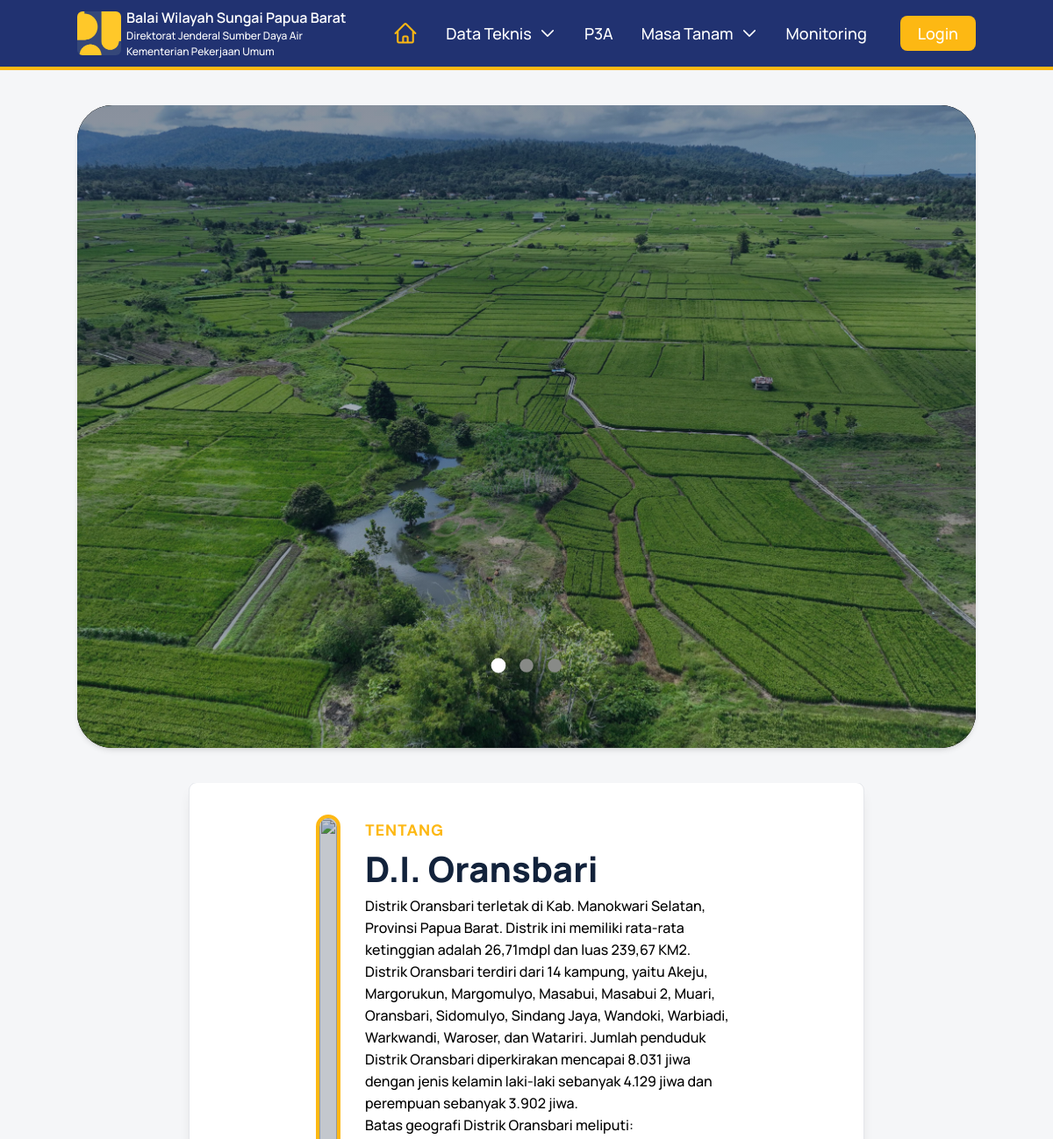
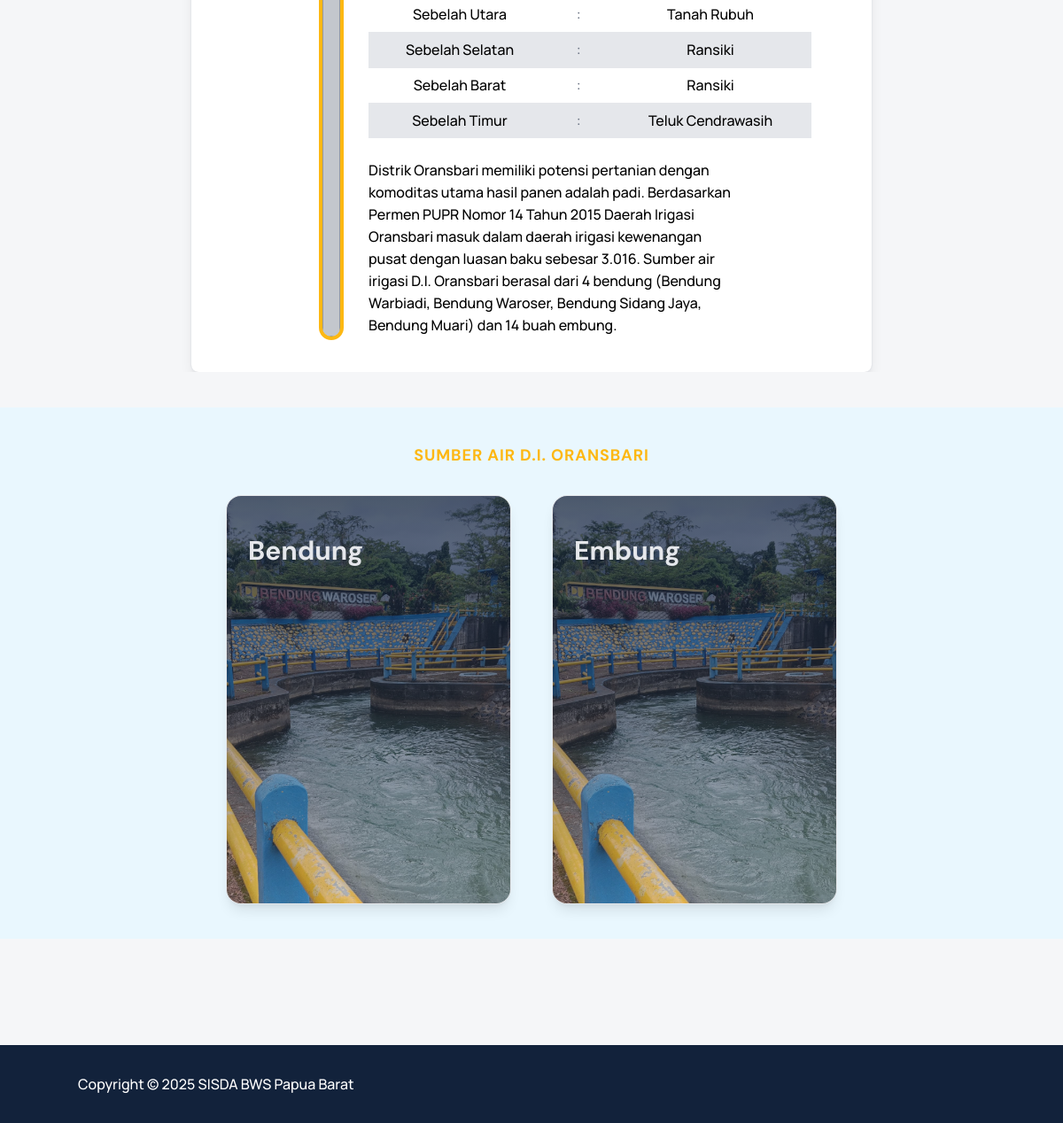
The page / on the database its author committed (2 pictures, top to bottom).
### apps/masterdata/models.py (models this page shows, shortened)
class DataUmuModel(models.Model):
    daerah_irigasi_id = models.ForeignKey(
        DaerahIrigasiModel, on_delete=models.CASCADE, verbose_name="Nama Irigasi"
    )
    deskripsi = RichTextField("Deskripsi", null=True, blank=True)
    created_at = models.DateTimeField("Tgl Posting", auto_now_add=True, null=True)
    class Meta:
        verbose_name = "Data Umum"
        verbose_name_plural = "Data Umum"

class DaerahIrigasiModel(models.Model):
    nama_irigasi = models.CharField("Nama D.I.", max_length=150)
    lokasi = models.CharField("Lokasi", max_length=150)
    class Meta:
        verbose_name_plural = "Data Daerah Irigasi"
    def __str__(self):
        return f"{self.nama_irigasi}"

class SumberAirigasiModel(models.Model):
    nama_sumber_air = models.CharField("Nama Sumber Air", max_length=150)
    selengkap_url = models.URLField("Url Detail", max_length=300, null=True, blank=True)
    class Meta:
        verbose_name = "Sumber Air Irigasi"
        verbose_name_plural = "Sumber Air Irigasi"

### apps/home/views.py (the view)
# urls.py: urlpatterns = [path("", index_home, name="homePage")]
def index_home(request):
    data_sumber_air = SumberAirigasiModel.objects.all()
    data_umum = DataUmuModel.objects.first()
    context = {
        "pageName": "indexHomePage",
        "titlePage": "Beranda",
        "dataSumberAir": data_sumber_air,
        "dataUmum": data_umum,
    }
    return render(request, "home/index_home.html", context)

### apps/home/templates/home/index_home.html (shortened to what this page needs)
{% extends '_base.html' %}
{% load static %}
{% block content %}
  <section class="container w-full mx-auto h-[733px] my-10 relative">
    <div class="w-full h-full shadow-md rounded-[40px] overflow-hidden">
      <div class="swiper mySwiper h-full">
        <div class="swiper-wrapper">
          <div class="swiper-slide">
            <img src="{% static 'images/gambar_1.jpg' %}" class="w-full h-full object-cover" alt="slide1" />
            <div class="absolute inset-0 bg-gradient-to-b from-primary-color/50 to-primary-color/25 h-full w-full flex items-center justify-center text-white font-manrope">
            </div>
          </div>
        </div>
        <div class="swiper-pagination"></div>
      </div>
    </div>
  </section>
  <section class="container mx-auto w-full my-10 overflow-hidden rounded-[40px]">
    <div class="card max-w-9/12 mx-auto py-4">
      <div class="card-body">
        <div class="flex gap-8 items-center justify-center">
          <div class="max-w-4/12 rounded-2xl overflow-hidden outline-4 outline-accent-color relative self-stretch">
            <div class="absolute inset-0 bg-primary-color/25 h-full w-full"></div>
          </div>
          <div class="max-w-7/12 flex flex-col">
            <h3 class="text-lg text-accent-color font-bold tracking-wider">TENTANG</h3>
            <h2 class="font-manrope font-extrabold text-[40px] text-primary-color">{{ dataUmum.daerah_irigasi_id }}</h2>
            {{ dataUmum.deskripsi|safe }}
          </div>
        </div>
      </div>
    </div>
  </section>
  <section class="w-full my-10 h-auto py-10 bg-secondary-color">
    <h3 class="text-lg text-accent-color font-bold tracking-wider text-center">SUMBER AIR D.I. ORANSBARI</h3>
    <div class="mt-8 w-full flex justify-center gap-12">
      {% for item in dataSumberAir %}
        <a href="{{ item.selengkap_url }}">
          <div class="card w-80 h-[460px] rounded-2xl">
            <div class="card-body p-0 w-full h-full relative group">
              <img src="{% static 'images/bendung_waroser_1.jpg' %}" class="w-full h-full object-cover self-stretch" alt="" />
              <div class="absolute inset-0 bg-gradient-to-b from-primary-color/75 to-gray-400/20 h-full w-full px-6 py-5">
                <div class="mt-6 group-hover:mt-2 transition-all ease-in duration-300">
                  <h2 class="text-gray-200 font-bold text-3xl">{{ item.nama_sumber_air }}</h2>
                </div>
              </div>
            </div>
          </div>
        </a>
      {% endfor %}
    </div>
  </section>
{% endblock %}

### templates/_base.html (shortened to what this page needs)
{% load static %}
<!DOCTYPE html>
<html lang="en" class="scroll-smooth md:scroll-auto">
  <head>
    <link rel="stylesheet" href="https://cdnjs.cloudflare.com/ajax/libs/font-awesome/7.0.1/css/all.min.css" />
    <link rel="stylesheet" href="https://cdn.jsdelivr.net/npm/swiper@11/swiper-bundle.min.css" />
    <link rel="stylesheet" href="{% static 'css/output.css' %}" />
    <link rel="stylesheet" href="{% static 'css/custom.css' %}" />
  </head>
  <body class="bg-body-color font-dm-sans box-border min-h-screen flex flex-col">
    <header id="header" class="w-full h-[80px] sticky top-0 z-50 bg-header-color border-b-4 border-accent-color font-manrope">
      {% include 'layouts/navbar.html' %}
    </header>
    <main class="w-full flex-1 z-0">
      {% block content %}
      {% endblock %}
    </main>
    <footer class="w-full mt-20 bg-primary-color py-8">
      {% include 'layouts/footer.html' %}
    </footer>
  </body>
</html>

### templates/layouts/navbar.html (shortened to what this page needs)
{% load static %}
<nav class="h-full w-full mx-auto flex justify-between font-manrope text-white max-w-6xl px-4 lg:px-0 lg:container z-50">
  <div class="flex items-center">
    <a href="#" class="h-[40px] w-[40px] lg:h-[50px] lg:w-[50px] overflow-hidden rounded-md"><img src="{% static 'images/logo-pu.jpeg' %}" class="w-full h-full object-cover" alt="logo" /></a>
    <div class="flex flex-col ml-1.5">
      <span class="block text-[13px] lg:text-base font-semibold">Balai Wilayah Sungai Papua Barat</span>
      <span class="block text-[9px] lg:text-[12px] font-medium">Direktorat Jenderal Sumber Daya Air</span>
      <span class="block text-[9px] lg:text-[12px] font-medium">Kementerian Pekerjaan Umum</span>
    </div>
  </div>
  <div class="hidden lg:flex items-center gap-4">
    <ul class="flex items-center mx-1.5 text-lg font-medium">
      <li class="nav-menu group">
        <a href="{% url 'homePage' %}" class="nav-link {% if pageName == 'indexHomePage' %} link-active {% endif %}">
        </a>
      </li>
      <li class="nav-menu group">
        <div class="nav-link {% if pageName == 'dataTeknis' %} link-active {% endif %}">
          Data Teknis<svg xmlns="http://www.w3.org/2000/svg" fill="none" viewBox="0 0 24 24" stroke-width="1.8" stroke="currentColor" class="size-5 ml-2">
            <path stroke-linecap="round" stroke-linejoin="round" d="m19.5 8.25-7.5 7.5-7.5-7.5" />
          </svg>
        </div>
      </li>
      <li class="nav-menu group">
        <a href="{% url 'daftarP3A' %}" class="nav-link {% if pageName == 'p3a' %} link-active {% endif %}">
          P3A
        </a>
      </li>
      <li class="nav-menu group">
        <div class="nav-link">
          Masa Tanam<svg xmlns="http://www.w3.org/2000/svg" fill="none" viewBox="0 0 24 24" stroke-width="1.8" stroke="currentColor" class="size-5 ml-2">
            <path stroke-linecap="round" stroke-linejoin="round" d="m19.5 8.25-7.5 7.5-7.5-7.5" />
          </svg>
        </div>
      </li>
      <li class="nav-menu group">
        <a href="" class="nav-link">Monitoring</a>
      </li>
    </ul>
    <a href="" class="bg-accent-color py-1.5 px-5 font-medium rounded-lg text-lg transition-all duration-300 ease-in-out hover:bg-accent-color/75 hover:text-primary-color">Login</a>
  </div>
</nav>

### templates/layouts/footer.html
<div class="container mx-auto">
  <p class="text-base text-white font-manrope font-medium">Copyright © 2025 SISDA BWS Papua Barat</p>
</div>

### static/css/custom.css (style rules this page uses)
.swiper { width: 100%; height: 100%; }
.swiper, .swiper-wrapper { background: #000; }
.swiper-slide { background: #000; }
.swiper-slide { width: 100%; height: 100%; }
.swiper-pagination { margin-bottom: 80px; display: flex; justify-content: center; gap: 12px; }

### rows shown on the page
DataUmuModel: daerah_irigasi_id "D.I. Oransbari", deskripsi "Distrik Oransbari terletak di Kab. Manokwari Selatan, Provinsi Papua Barat. Distrik ini memiliki rata-rata ketinggian adalah 26,71mdpl dan luas 239,67 KM2. Distrik Oransbari terdiri dari 14 kampung, yaitu Akeju, Margorukun, Margomulyo, Masabui, Masabui 2, Muari, Oransbari, Sidomulyo, Sindang Jaya, Wandoki, Warbiadi, Warkwandi, Waroser, dan Watariri. Jumlah penduduk Distrik Oransbari diperkirakan mencapai 8.031 jiwa dengan jenis kelamin laki-laki sebanyak 4.129 jiwa dan perempuan sebanyak 3.902 jiwa. Batas geografi Distrik Oransbari meliputi: Sebelah Utara : Tanah Rubuh Sebelah Selatan : Ransiki Sebelah Barat : Ransiki Sebelah Timur : Teluk Cendrawasih Distrik Oransbari memiliki potensi…"
SumberAirigasiModel: nama_sumber_air "Bendung"
SumberAirigasiModel: nama_sumber_air "Embung"
